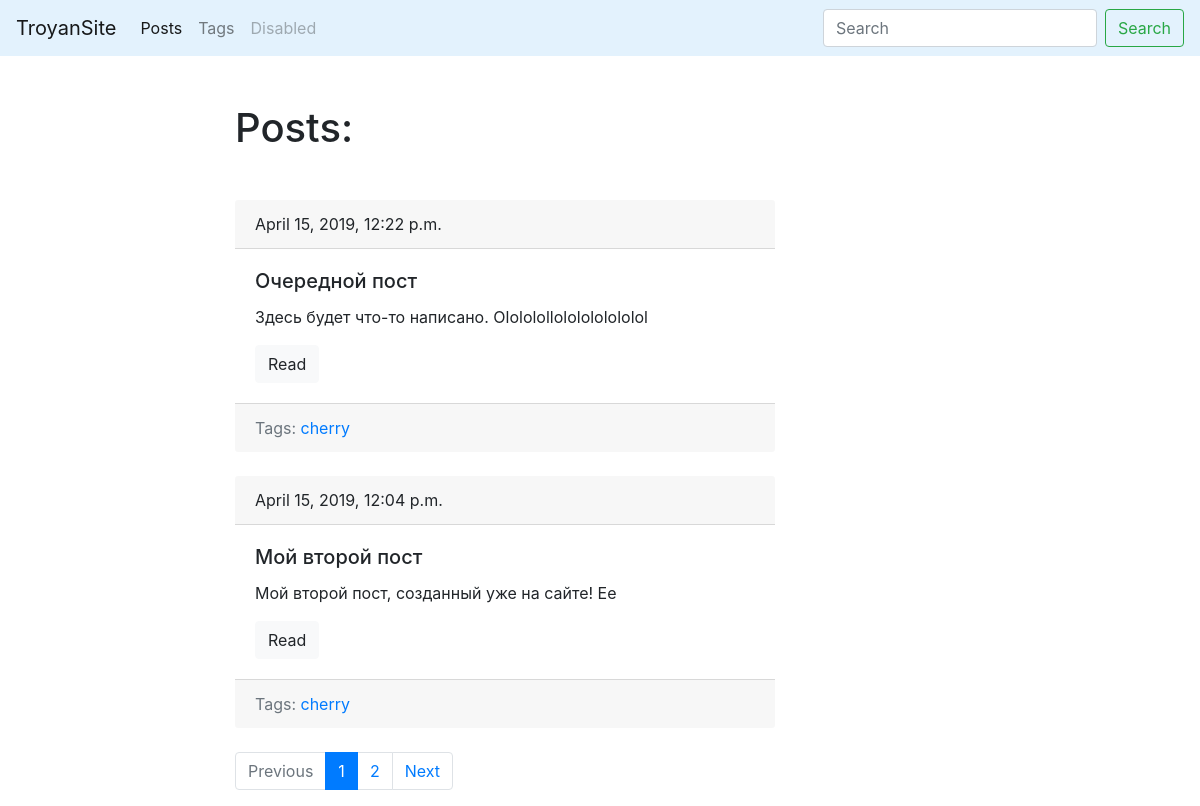
/blog/, run on an earlier commit of the app's database.
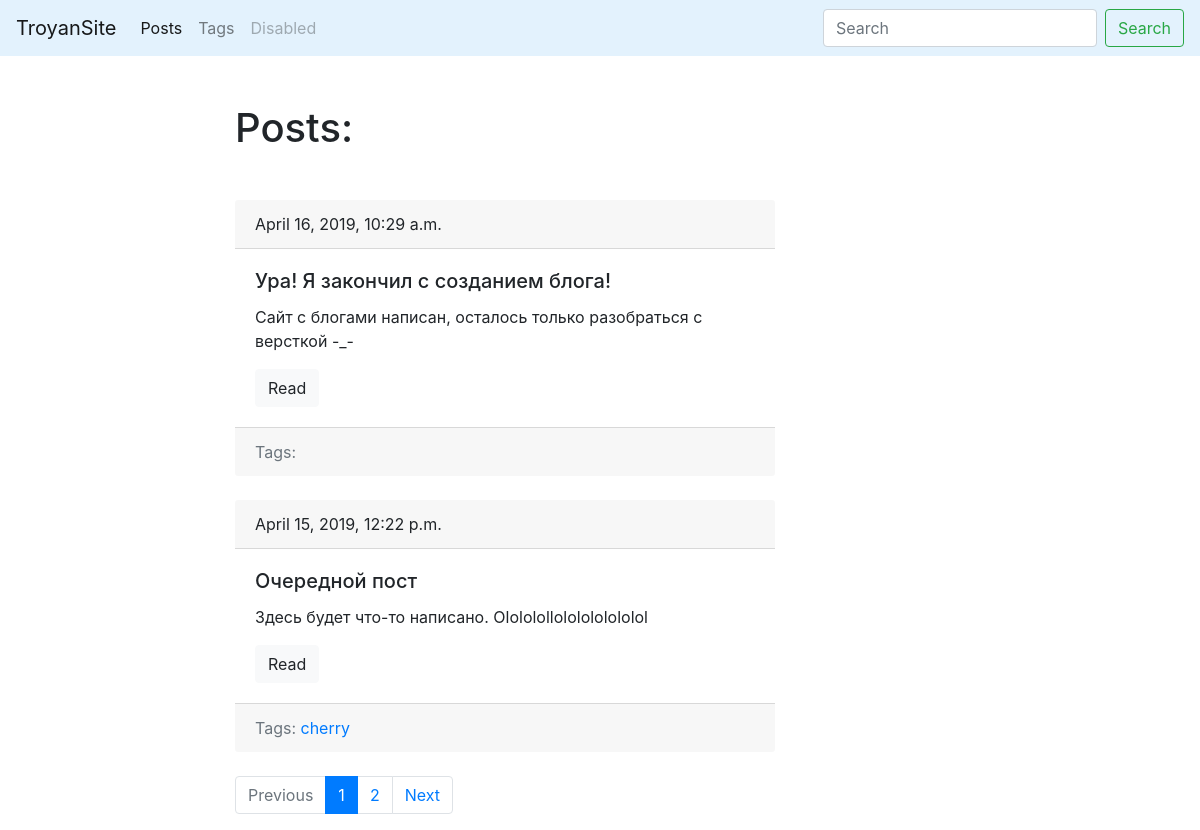
And on a later commit of the database.
### blog/models.py (models this page shows, shortened)
class Post(models.Model):
	title = models.CharField(max_length=150, db_index=True)
	slug = models.SlugField(max_length=150, blank=True, unique=True)
	body = models.TextField(blank=True, db_index=True)
	date_pub = models.DateTimeField(auto_now_add=True)
	tags = models.ManyToManyField('Tag', blank=True, related_name='posts')
	def get_absolute_url(self):
		return reverse('post_detail_url', kwargs={'slug' : self.slug})
	class Meta:
		ordering = ['-date_pub']

class Tag(models.Model):
	title = models.CharField(max_length=50)
	slug = models.SlugField(max_length=50, unique=True)
	def get_absolute_url(self):
		return reverse('tag_detail_url', kwargs={'slug' : self.slug})
	class Meta:
		ordering  = ['title']

### blog/views.py (the view)
# urls.py: path('', hello, name='posts_lists_url'),
def hello(request):
	search_query = request.GET.get('search', '')
	if search_query:
		posts = Post.objects.filter(Q(title__icontains=search_query) | Q(body__icontains=search_query))
	else:
		posts = Post.objects.all()
	paginator = Paginator(posts, 2)
	page_number = request.GET.get('page', 1)
	page = paginator.get_page(page_number)
	is_paginated = page.has_other_pages()
	if page.has_previous():
		prev_url = '?page={}'.format(page.previous_page_number())
	else:
		prev_url = ''
	if page.has_next():
		next_url = '?page={}'.format(page.next_page_number())
	else:
		next_url = ''
	context = {
		'page_object' : page,
		'is_paginated' : is_paginated,
		'next_url' : next_url,
		'prev_url' : prev_url
	}
	return render(request, 'blog/index.html', context=context)

### blog/templates/blog/index.html (shortened to what this page needs)
{% extends 'blog/base_blog.html' %}
{% block content %}
	<h1 class="mb-5">Posts:</h1>
	{% for post in page_object.object_list %}
		{% include 'blog/includes/post_card_template.html' %}
	{% endfor %}
{% endblock %}

### blog/templates/blog/includes/post_card_template.html
<div class="mb-4">
	<div class="card-header">
		{{ post.date_pub }}
	</div>
	<div class="card-body">
		<h5 class="card-title">{{ post.title }}</h5>
		<p class="card-text">{{ post.body|truncatewords:15 }}</p>
		<a href="{{ post.get_absolute_url }}" class="btn btn-light">Read</a>
	</div>
	<div class="card-footer text-muted">
    	Tags:
    	{% for tag in post.tags.all %}
    		<a href="{{ tag.get_absolute_url }}">{{ tag.title }}</a>
    	{% endfor %}
 	</div>
</div>

What changed in the data, as far as the page shows it:
no longer on this page (row unchanged): Post: date_pub "April 15, 2019, 12:04 p.m.", title "Мой второй пост", body "Мой второй пост, созданный уже на сайте! Ее", Tag (title "cherry")
added Post: date_pub "April 16, 2019, 10:29 a.m.", title "Ура! Я закончил с созданием блога!", body "Сайт с блогами написан, осталось только разобраться с версткой -_-"
